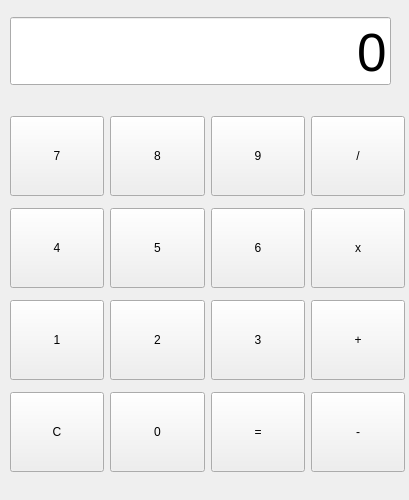
<?xml version="1.0" encoding="UTF-8"?>
<ui version="4.0">
 <class>Form</class>
 <widget class="QWidget" name="Form">
  <property name="geometry">
   <rect>
    <x>0</x>
    <y>0</y>
    <width>409</width>
    <height>500</height>
   </rect>
  </property>
  <property name="minimumSize">
   <size>
    <width>400</width>
    <height>500</height>
   </size>
  </property>
  <property name="windowTitle">
   <string>Form</string>
  </property>
  <widget class="QWidget" name="verticalLayoutWidget">
   <property name="geometry">
    <rect>
     <x>10</x>
     <y>10</y>
     <width>381</width>
     <height>83</height>
    </rect>
   </property>
   <layout class="QVBoxLayout" name="verticalLayout">
    <item>
     <widget class="QLineEdit" name="le_view">
      <property name="font">
       <font>
        <pointsize>40</pointsize>
       </font>
      </property>
      <property name="text">
       <string extracomment="00">0</string>
      </property>
      <property name="alignment">
       <set>Qt::AlignBottom|Qt::AlignRight|Qt::AlignTrailing</set>
      </property>
     </widget>
    </item>
   </layout>
  </widget>
  <widget class="QWidget" name="gridLayoutWidget">
   <property name="geometry">
    <rect>
     <x>10</x>
     <y>110</y>
     <width>395</width>
     <height>371</height>
    </rect>
   </property>
   <layout class="QGridLayout" name="gridLayout">
    <item row="0" column="3">
     <widget class="QPushButton" name="btn_divide">
      <property name="minimumSize">
       <size>
        <width>0</width>
        <height>80</height>
       </size>
      </property>
      <property name="text">
       <string>/</string>
      </property>
     </widget>
    </item>
    <item row="1" column="3">
     <widget class="QPushButton" name="btn_multipy">
      <property name="minimumSize">
       <size>
        <width>0</width>
        <height>80</height>
       </size>
      </property>
      <property name="text">
       <string>x</string>
      </property>
     </widget>
    </item>
    <item row="2" column="3">
     <widget class="QPushButton" name="btn_add">
      <property name="minimumSize">
       <size>
        <width>0</width>
        <height>80</height>
       </size>
      </property>
      <property name="text">
       <string>+</string>
      </property>
     </widget>
    </item>
    <item row="1" column="0">
     <widget class="QPushButton" name="btn_number4">
      <property name="minimumSize">
       <size>
        <width>0</width>
        <height>80</height>
       </size>
      </property>
      <property name="text">
       <string>4</string>
      </property>
     </widget>
    </item>
    <item row="3" column="0">
     <widget class="QPushButton" name="btn_C">
      <property name="minimumSize">
       <size>
        <width>0</width>
        <height>80</height>
       </size>
      </property>
      <property name="text">
       <string>C</string>
      </property>
     </widget>
    </item>
    <item row="2" column="0">
     <widget class="QPushButton" name="btn_number1">
      <property name="minimumSize">
       <size>
        <width>0</width>
        <height>80</height>
       </size>
      </property>
      <property name="text">
       <string>1</string>
      </property>
     </widget>
    </item>
    <item row="3" column="2">
     <widget class="QPushButton" name="btn_result">
      <property name="minimumSize">
       <size>
        <width>0</width>
        <height>80</height>
       </size>
      </property>
      <property name="text">
       <string>=</string>
      </property>
     </widget>
    </item>
    <item row="3" column="3">
     <widget class="QPushButton" name="btn_minus">
      <property name="minimumSize">
       <size>
        <width>0</width>
        <height>80</height>
       </size>
      </property>
      <property name="text">
       <string>-</string>
      </property>
     </widget>
    </item>
    <item row="0" column="2">
     <widget class="QPushButton" name="btn_number9">
      <property name="minimumSize">
       <size>
        <width>0</width>
        <height>80</height>
       </size>
      </property>
      <property name="text">
       <string>9</string>
      </property>
     </widget>
    </item>
    <item row="2" column="1">
     <widget class="QPushButton" name="btn_number2">
      <property name="minimumSize">
       <size>
        <width>0</width>
        <height>80</height>
       </size>
      </property>
      <property name="text">
       <string>2</string>
      </property>
     </widget>
    </item>
    <item row="1" column="2">
     <widget class="QPushButton" name="btn_number6">
      <property name="minimumSize">
       <size>
        <width>0</width>
        <height>80</height>
       </size>
      </property>
      <property name="text">
       <string>6</string>
      </property>
     </widget>
    </item>
    <item row="1" column="1">
     <widget class="QPushButton" name="btn_number5">
      <property name="minimumSize">
       <size>
        <width>0</width>
        <height>80</height>
       </size>
      </property>
      <property name="text">
       <string>5</string>
      </property>
     </widget>
    </item>
    <item row="3" column="1">
     <widget class="QPushButton" name="btn_number0">
      <property name="minimumSize">
       <size>
        <width>0</width>
        <height>80</height>
       </size>
      </property>
      <property name="text">
       <string>0</string>
      </property>
     </widget>
    </item>
    <item row="0" column="1">
     <widget class="QPushButton" name="btn_number8">
      <property name="minimumSize">
       <size>
        <width>0</width>
        <height>80</height>
       </size>
      </property>
      <property name="text">
       <string>8</string>
      </property>
     </widget>
    </item>
    <item row="2" column="2">
     <widget class="QPushButton" name="btn_number3">
      <property name="minimumSize">
       <size>
        <width>0</width>
        <height>80</height>
       </size>
      </property>
      <property name="text">
       <string>3</string>
      </property>
     </widget>
    </item>
    <item row="0" column="0">
     <widget class="QPushButton" name="btn_number7">
      <property name="minimumSize">
       <size>
        <width>0</width>
        <height>80</height>
       </size>
      </property>
      <property name="text">
       <string>7</string>
      </property>
     </widget>
    </item>
   </layout>
  </widget>
 </widget>
 <resources/>
 <connections/>
</ui>
